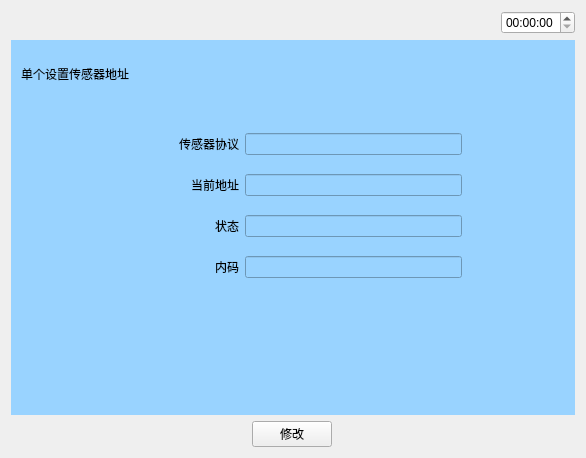
<?xml version="1.0" encoding="UTF-8"?>
<ui version="4.0">
 <class>Dangexianshi</class>
 <widget class="QWidget" name="Dangexianshi">
  <property name="geometry">
   <rect>
    <x>0</x>
    <y>0</y>
    <width>586</width>
    <height>458</height>
   </rect>
  </property>
  <property name="windowTitle">
   <string>Form</string>
  </property>
  <layout class="QVBoxLayout" name="verticalLayout_2" stretch="1,5,1">
   <item>
    <layout class="QHBoxLayout" name="horizontalLayout_5">
     <item>
      <widget class="QPushButton" name="pushButton">
       <property name="text">
        <string/>
       </property>
       <property name="icon">
        <iconset resource="myimages.qrc">
         <normaloff>:/image/images/4g.png</normaloff>:/image/images/4g.png</iconset>
       </property>
       <property name="flat">
        <bool>true</bool>
       </property>
      </widget>
     </item>
     <item>
      <widget class="QPushButton" name="pushButton_2">
       <property name="text">
        <string/>
       </property>
       <property name="icon">
        <iconset resource="myimages.qrc">
         <normaloff>:/image/images/wireless.svg</normaloff>:/image/images/wireless.svg</iconset>
       </property>
       <property name="flat">
        <bool>true</bool>
       </property>
      </widget>
     </item>
     <item>
      <widget class="QPushButton" name="pushButton_3">
       <property name="text">
        <string/>
       </property>
       <property name="icon">
        <iconset resource="myimages.qrc">
         <normaloff>:/image/images/bl.svg</normaloff>:/image/images/bl.svg</iconset>
       </property>
       <property name="flat">
        <bool>true</bool>
       </property>
      </widget>
     </item>
     <item>
      <widget class="QPushButton" name="pushButton_4">
       <property name="text">
        <string/>
       </property>
       <property name="icon">
        <iconset resource="myimages.qrc">
         <normaloff>:/image/images/locate.svg</normaloff>:/image/images/locate.svg</iconset>
       </property>
       <property name="flat">
        <bool>true</bool>
       </property>
      </widget>
     </item>
     <item>
      <spacer name="horizontalSpacer_4">
       <property name="orientation">
        <enum>Qt::Horizontal</enum>
       </property>
       <property name="sizeHint" stdset="0">
        <size>
         <width>40</width>
         <height>20</height>
        </size>
       </property>
      </spacer>
     </item>
     <item>
      <widget class="QTimeEdit" name="timeEdit_2"/>
     </item>
    </layout>
   </item>
   <item>
    <widget class="QWidget" name="widget" native="true">
     <property name="sizePolicy">
      <sizepolicy hsizetype="Preferred" vsizetype="Preferred">
       <horstretch>0</horstretch>
       <verstretch>0</verstretch>
      </sizepolicy>
     </property>
     <property name="contextMenuPolicy">
      <enum>Qt::DefaultContextMenu</enum>
     </property>
     <property name="styleSheet">
      <string notr="true">background-color: rgb(153, 211, 255);</string>
     </property>
     <widget class="QLabel" name="label">
      <property name="geometry">
       <rect>
        <x>10</x>
        <y>20</y>
        <width>171</width>
        <height>27</height>
       </rect>
      </property>
      <property name="text">
       <string>单个设置传感器地址</string>
      </property>
     </widget>
     <widget class="QWidget" name="layoutWidget_2">
      <property name="geometry">
       <rect>
        <x>120</x>
        <y>80</y>
        <width>331</width>
        <height>171</height>
       </rect>
      </property>
      <layout class="QVBoxLayout" name="verticalLayout">
       <item>
        <layout class="QHBoxLayout" name="horizontalLayout" stretch="1,2">
         <item>
          <widget class="QLabel" name="label_3">
           <property name="text">
            <string>传感器协议</string>
           </property>
           <property name="alignment">
            <set>Qt::AlignRight|Qt::AlignTrailing|Qt::AlignVCenter</set>
           </property>
          </widget>
         </item>
         <item>
          <widget class="QLineEdit" name="lineEdit_protocol"/>
         </item>
        </layout>
       </item>
       <item>
        <layout class="QHBoxLayout" name="horizontalLayout_3" stretch="1,2">
         <item>
          <widget class="QLabel" name="label_4">
           <property name="text">
            <string>当前地址</string>
           </property>
           <property name="alignment">
            <set>Qt::AlignRight|Qt::AlignTrailing|Qt::AlignVCenter</set>
           </property>
          </widget>
         </item>
         <item>
          <widget class="QLineEdit" name="lineEdit_address"/>
         </item>
        </layout>
       </item>
       <item>
        <layout class="QHBoxLayout" name="horizontalLayout_4" stretch="1,2">
         <item>
          <widget class="QLabel" name="label_5">
           <property name="text">
            <string>状态</string>
           </property>
           <property name="alignment">
            <set>Qt::AlignRight|Qt::AlignTrailing|Qt::AlignVCenter</set>
           </property>
          </widget>
         </item>
         <item>
          <widget class="QLineEdit" name="lineEdit_state"/>
         </item>
        </layout>
       </item>
       <item>
        <layout class="QHBoxLayout" name="horizontalLayout_6" stretch="1,2">
         <item>
          <widget class="QLabel" name="label_6">
           <property name="text">
            <string>内码</string>
           </property>
           <property name="alignment">
            <set>Qt::AlignRight|Qt::AlignTrailing|Qt::AlignVCenter</set>
           </property>
          </widget>
         </item>
         <item>
          <widget class="QLineEdit" name="lineEdit_ISN"/>
         </item>
        </layout>
       </item>
      </layout>
     </widget>
    </widget>
   </item>
   <item>
    <layout class="QHBoxLayout" name="horizontalLayout_2">
     <item>
      <widget class="QPushButton" name="returnIndex">
       <property name="font">
        <font>
         <family>AR PL UMing TW MBE</family>
        </font>
       </property>
       <property name="styleSheet">
        <string notr="true">border-image: url(:/image/images/index.svg);</string>
       </property>
       <property name="text">
        <string/>
       </property>
       <property name="icon">
        <iconset resource="myimages.qrc">
         <normaloff>:/image/images/index.svg</normaloff>:/image/images/index.svg</iconset>
       </property>
       <property name="iconSize">
        <size>
         <width>40</width>
         <height>40</height>
        </size>
       </property>
       <property name="flat">
        <bool>true</bool>
       </property>
      </widget>
     </item>
     <item>
      <spacer name="horizontalSpacer">
       <property name="orientation">
        <enum>Qt::Horizontal</enum>
       </property>
       <property name="sizeHint" stdset="0">
        <size>
         <width>40</width>
         <height>20</height>
        </size>
       </property>
      </spacer>
     </item>
     <item>
      <widget class="QPushButton" name="dsfs">
       <property name="text">
        <string>修改</string>
       </property>
      </widget>
     </item>
     <item>
      <spacer name="horizontalSpacer_3">
       <property name="orientation">
        <enum>Qt::Horizontal</enum>
       </property>
       <property name="sizeHint" stdset="0">
        <size>
         <width>40</width>
         <height>20</height>
        </size>
       </property>
      </spacer>
     </item>
     <item>
      <widget class="QPushButton" name="returnPage">
       <property name="text">
        <string/>
       </property>
       <property name="icon">
        <iconset resource="myimages.qrc">
         <normaloff>:/image/images/shangyiye.svg</normaloff>:/image/images/shangyiye.svg</iconset>
       </property>
       <property name="iconSize">
        <size>
         <width>40</width>
         <height>40</height>
        </size>
       </property>
       <property name="flat">
        <bool>true</bool>
       </property>
      </widget>
     </item>
    </layout>
   </item>
  </layout>
 </widget>
 <resources>
  <include location="myimages.qrc"/>
 </resources>
 <connections/>
</ui>
